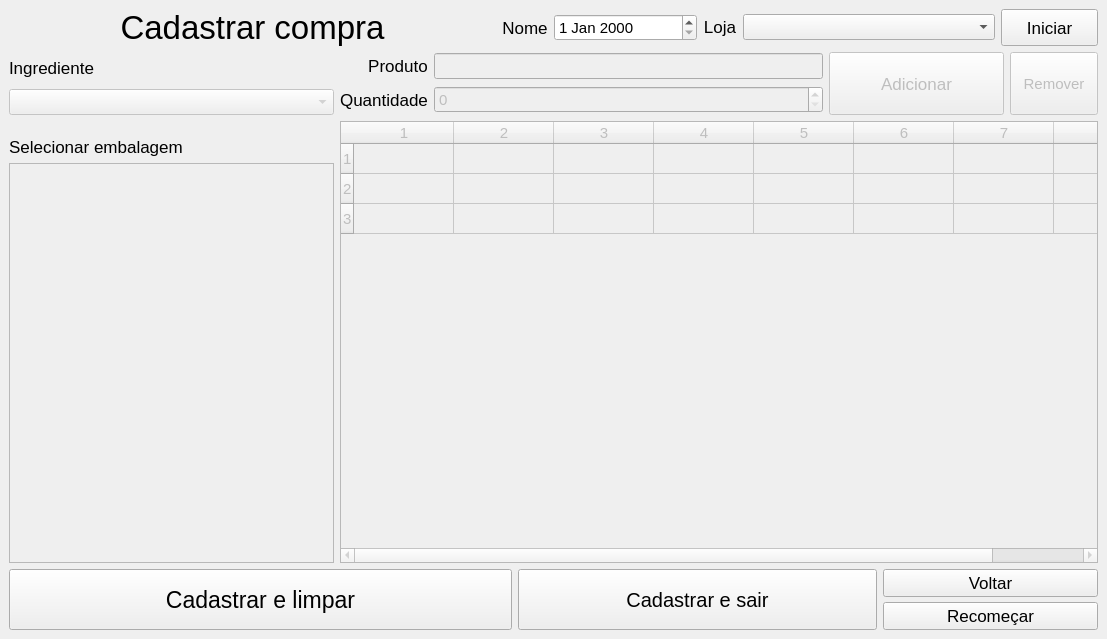
<?xml version="1.0" encoding="UTF-8"?>
<ui version="4.0">
 <class>MainWindow</class>
 <widget class="QMainWindow" name="MainWindow">
  <property name="geometry">
   <rect>
    <x>0</x>
    <y>0</y>
    <width>1107</width>
    <height>639</height>
   </rect>
  </property>
  <property name="windowTitle">
   <string>MainWindow</string>
  </property>
  <widget class="QWidget" name="centralwidget">
   <layout class="QVBoxLayout" name="verticalLayout_4">
    <item>
     <layout class="QHBoxLayout" name="horizontalLayout_2" stretch="5,2,3,1">
      <item>
       <layout class="QHBoxLayout" name="lay_hori_titulo">
        <property name="spacing">
         <number>2</number>
        </property>
        <property name="sizeConstraint">
         <enum>QLayout::SetDefaultConstraint</enum>
        </property>
        <item>
         <widget class="QLabel" name="lbl_titulo">
          <property name="font">
           <font>
            <pointsize>25</pointsize>
           </font>
          </property>
          <property name="text">
           <string>Cadastrar compra</string>
          </property>
          <property name="alignment">
           <set>Qt::AlignCenter</set>
          </property>
         </widget>
        </item>
       </layout>
      </item>
      <item>
       <layout class="QFormLayout" name="formLayout">
        <property name="labelAlignment">
         <set>Qt::AlignRight|Qt::AlignTrailing|Qt::AlignVCenter</set>
        </property>
        <item row="0" column="0">
         <widget class="QLabel" name="lbl_nome">
          <property name="sizePolicy">
           <sizepolicy hsizetype="Minimum" vsizetype="Minimum">
            <horstretch>0</horstretch>
            <verstretch>2</verstretch>
           </sizepolicy>
          </property>
          <property name="font">
           <font>
            <pointsize>13</pointsize>
           </font>
          </property>
          <property name="text">
           <string>Nome</string>
          </property>
          <property name="alignment">
           <set>Qt::AlignCenter</set>
          </property>
         </widget>
        </item>
        <item row="0" column="1">
         <widget class="QDateEdit" name="date_data">
          <property name="font">
           <font>
            <pointsize>11</pointsize>
           </font>
          </property>
         </widget>
        </item>
       </layout>
      </item>
      <item>
       <layout class="QFormLayout" name="formLayout_2">
        <property name="labelAlignment">
         <set>Qt::AlignRight|Qt::AlignTrailing|Qt::AlignVCenter</set>
        </property>
        <item row="0" column="0">
         <widget class="QLabel" name="lbl_loja">
          <property name="sizePolicy">
           <sizepolicy hsizetype="Minimum" vsizetype="Minimum">
            <horstretch>0</horstretch>
            <verstretch>2</verstretch>
           </sizepolicy>
          </property>
          <property name="font">
           <font>
            <pointsize>13</pointsize>
           </font>
          </property>
          <property name="text">
           <string>Loja</string>
          </property>
          <property name="alignment">
           <set>Qt::AlignCenter</set>
          </property>
         </widget>
        </item>
        <item row="0" column="1">
         <widget class="QComboBox" name="combo_loja">
          <property name="font">
           <font>
            <pointsize>11</pointsize>
           </font>
          </property>
         </widget>
        </item>
       </layout>
      </item>
      <item>
       <widget class="QPushButton" name="btn_iniciar">
        <property name="sizePolicy">
         <sizepolicy hsizetype="Minimum" vsizetype="Minimum">
          <horstretch>0</horstretch>
          <verstretch>0</verstretch>
         </sizepolicy>
        </property>
        <property name="font">
         <font>
          <pointsize>13</pointsize>
         </font>
        </property>
        <property name="text">
         <string>Iniciar</string>
        </property>
       </widget>
      </item>
     </layout>
    </item>
    <item>
     <layout class="QHBoxLayout" name="horizontalLayout_4" stretch="3,7">
      <item>
       <layout class="QVBoxLayout" name="verticalLayout" stretch="1,7">
        <item>
         <layout class="QVBoxLayout" name="verticalLayout_5">
          <item>
           <widget class="QLabel" name="label">
            <property name="font">
             <font>
              <pointsize>13</pointsize>
             </font>
            </property>
            <property name="text">
             <string>Ingrediente</string>
            </property>
           </widget>
          </item>
          <item>
           <widget class="QComboBox" name="combo_ingrediente">
            <property name="enabled">
             <bool>false</bool>
            </property>
            <property name="font">
             <font>
              <pointsize>11</pointsize>
             </font>
            </property>
           </widget>
          </item>
         </layout>
        </item>
        <item>
         <layout class="QVBoxLayout" name="verticalLayout_2" stretch="1,11">
          <item>
           <widget class="QLabel" name="lbl_produtos">
            <property name="sizePolicy">
             <sizepolicy hsizetype="Minimum" vsizetype="Minimum">
              <horstretch>0</horstretch>
              <verstretch>2</verstretch>
             </sizepolicy>
            </property>
            <property name="font">
             <font>
              <pointsize>13</pointsize>
             </font>
            </property>
            <property name="text">
             <string>Selecionar embalagem</string>
            </property>
            <property name="alignment">
             <set>Qt::AlignBottom|Qt::AlignLeading|Qt::AlignLeft</set>
            </property>
           </widget>
          </item>
          <item>
           <widget class="QListWidget" name="list_embalagens">
            <property name="enabled">
             <bool>false</bool>
            </property>
            <property name="font">
             <font>
              <pointsize>11</pointsize>
             </font>
            </property>
           </widget>
          </item>
         </layout>
        </item>
       </layout>
      </item>
      <item>
       <layout class="QVBoxLayout" name="verticalLayout_3" stretch="1,7">
        <item>
         <layout class="QHBoxLayout" name="horizontalLayout_3" stretch="11,4,2">
          <item>
           <layout class="QFormLayout" name="formLayout_3">
            <property name="labelAlignment">
             <set>Qt::AlignRight|Qt::AlignTrailing|Qt::AlignVCenter</set>
            </property>
            <item row="1" column="0">
             <widget class="QLabel" name="lbl_produto">
              <property name="sizePolicy">
               <sizepolicy hsizetype="Minimum" vsizetype="Minimum">
                <horstretch>0</horstretch>
                <verstretch>2</verstretch>
               </sizepolicy>
              </property>
              <property name="font">
               <font>
                <pointsize>13</pointsize>
               </font>
              </property>
              <property name="text">
               <string>Produto</string>
              </property>
              <property name="alignment">
               <set>Qt::AlignCenter</set>
              </property>
              <property name="buddy">
               <cstring>txt_produto</cstring>
              </property>
             </widget>
            </item>
            <item row="1" column="1">
             <widget class="QLineEdit" name="txt_produto">
              <property name="enabled">
               <bool>false</bool>
              </property>
              <property name="sizePolicy">
               <sizepolicy hsizetype="Expanding" vsizetype="Maximum">
                <horstretch>0</horstretch>
                <verstretch>2</verstretch>
               </sizepolicy>
              </property>
              <property name="font">
               <font>
                <pointsize>11</pointsize>
               </font>
              </property>
             </widget>
            </item>
            <item row="2" column="0">
             <widget class="QLabel" name="lbl_quantidade">
              <property name="sizePolicy">
               <sizepolicy hsizetype="Minimum" vsizetype="Minimum">
                <horstretch>0</horstretch>
                <verstretch>2</verstretch>
               </sizepolicy>
              </property>
              <property name="font">
               <font>
                <pointsize>13</pointsize>
               </font>
              </property>
              <property name="text">
               <string>Quantidade</string>
              </property>
              <property name="alignment">
               <set>Qt::AlignCenter</set>
              </property>
             </widget>
            </item>
            <item row="2" column="1">
             <widget class="QSpinBox" name="spin_quantidade">
              <property name="enabled">
               <bool>false</bool>
              </property>
              <property name="font">
               <font>
                <pointsize>11</pointsize>
               </font>
              </property>
             </widget>
            </item>
           </layout>
          </item>
          <item>
           <widget class="QPushButton" name="btn_adicionar">
            <property name="enabled">
             <bool>false</bool>
            </property>
            <property name="sizePolicy">
             <sizepolicy hsizetype="Minimum" vsizetype="Minimum">
              <horstretch>0</horstretch>
              <verstretch>0</verstretch>
             </sizepolicy>
            </property>
            <property name="font">
             <font>
              <pointsize>13</pointsize>
             </font>
            </property>
            <property name="text">
             <string>Adicionar</string>
            </property>
           </widget>
          </item>
          <item>
           <widget class="QPushButton" name="btn_remover">
            <property name="enabled">
             <bool>false</bool>
            </property>
            <property name="sizePolicy">
             <sizepolicy hsizetype="Minimum" vsizetype="Minimum">
              <horstretch>0</horstretch>
              <verstretch>0</verstretch>
             </sizepolicy>
            </property>
            <property name="font">
             <font>
              <pointsize>11</pointsize>
             </font>
            </property>
            <property name="text">
             <string>Remover</string>
            </property>
           </widget>
          </item>
         </layout>
        </item>
        <item>
         <widget class="QTableWidget" name="tb_produtos">
          <property name="enabled">
           <bool>false</bool>
          </property>
          <property name="font">
           <font>
            <pointsize>11</pointsize>
           </font>
          </property>
          <property name="rowCount">
           <number>3</number>
          </property>
          <property name="columnCount">
           <number>8</number>
          </property>
          <row/>
          <row/>
          <row/>
          <column/>
          <column/>
          <column/>
          <column/>
          <column/>
          <column/>
          <column/>
          <column/>
         </widget>
        </item>
       </layout>
      </item>
     </layout>
    </item>
    <item>
     <layout class="QHBoxLayout" name="horizontalLayout" stretch="7,5,3">
      <item>
       <widget class="QPushButton" name="btn_cad_limpar">
        <property name="sizePolicy">
         <sizepolicy hsizetype="Minimum" vsizetype="Minimum">
          <horstretch>0</horstretch>
          <verstretch>0</verstretch>
         </sizepolicy>
        </property>
        <property name="font">
         <font>
          <pointsize>17</pointsize>
         </font>
        </property>
        <property name="text">
         <string>Cadastrar e limpar</string>
        </property>
       </widget>
      </item>
      <item>
       <widget class="QPushButton" name="btn_cad_sair">
        <property name="sizePolicy">
         <sizepolicy hsizetype="Minimum" vsizetype="Minimum">
          <horstretch>0</horstretch>
          <verstretch>0</verstretch>
         </sizepolicy>
        </property>
        <property name="font">
         <font>
          <pointsize>15</pointsize>
         </font>
        </property>
        <property name="text">
         <string>Cadastrar e sair</string>
        </property>
       </widget>
      </item>
      <item>
       <layout class="QHBoxLayout" name="lay_hori_botoes_secundarios" stretch="2">
        <property name="spacing">
         <number>5</number>
        </property>
        <property name="sizeConstraint">
         <enum>QLayout::SetDefaultConstraint</enum>
        </property>
        <item>
         <layout class="QVBoxLayout" name="lay_vert_botoes_cancelar">
          <item>
           <widget class="QPushButton" name="btn_voltar">
            <property name="sizePolicy">
             <sizepolicy hsizetype="Minimum" vsizetype="Minimum">
              <horstretch>0</horstretch>
              <verstretch>0</verstretch>
             </sizepolicy>
            </property>
            <property name="font">
             <font>
              <pointsize>13</pointsize>
             </font>
            </property>
            <property name="text">
             <string>Voltar</string>
            </property>
           </widget>
          </item>
          <item>
           <widget class="QPushButton" name="btn_recomecar">
            <property name="sizePolicy">
             <sizepolicy hsizetype="Minimum" vsizetype="Minimum">
              <horstretch>0</horstretch>
              <verstretch>0</verstretch>
             </sizepolicy>
            </property>
            <property name="font">
             <font>
              <pointsize>13</pointsize>
             </font>
            </property>
            <property name="text">
             <string>Recomeçar</string>
            </property>
           </widget>
          </item>
         </layout>
        </item>
       </layout>
      </item>
     </layout>
    </item>
   </layout>
  </widget>
 </widget>
 <tabstops>
  <tabstop>date_data</tabstop>
  <tabstop>combo_loja</tabstop>
  <tabstop>btn_iniciar</tabstop>
  <tabstop>txt_produto</tabstop>
  <tabstop>btn_adicionar</tabstop>
  <tabstop>btn_remover</tabstop>
  <tabstop>tb_produtos</tabstop>
  <tabstop>btn_cad_limpar</tabstop>
  <tabstop>btn_cad_sair</tabstop>
  <tabstop>btn_voltar</tabstop>
  <tabstop>btn_recomecar</tabstop>
 </tabstops>
 <resources/>
 <connections/>
</ui>
